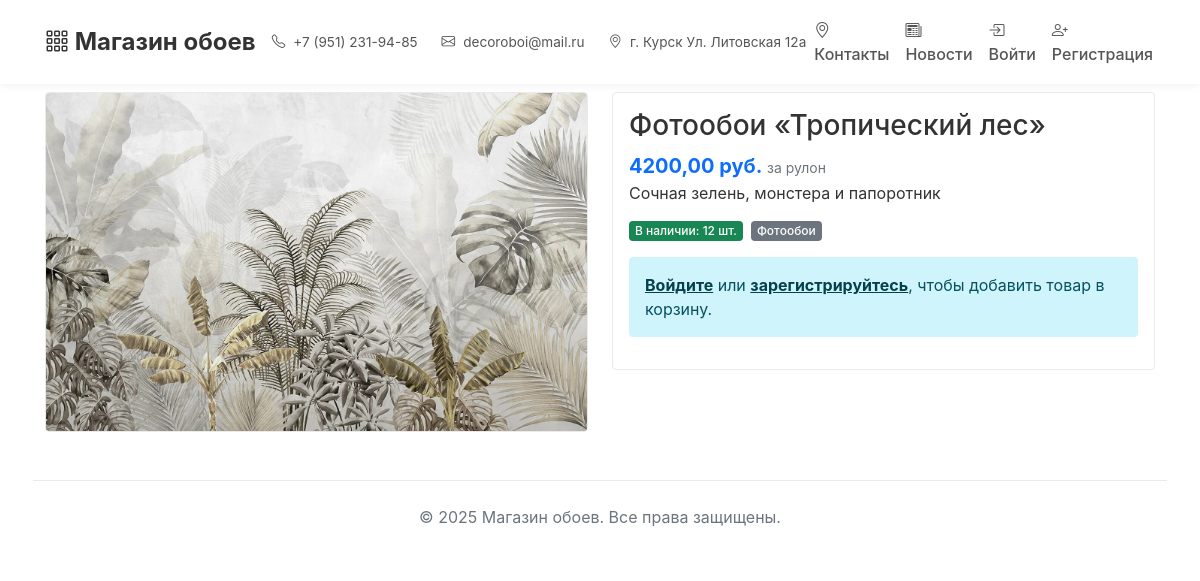
Page /product/24/ on the committed database.
### store/models.py (models this page shows, shortened)
class Product(models.Model):
    name = models.CharField(max_length=200)
    description = models.TextField(blank=True)
    price = models.DecimalField(max_digits=10, decimal_places=2)
    image = models.ImageField(upload_to="products/")
    stock = models.PositiveIntegerField(default=0)
    created_at = models.DateTimeField(auto_now_add=True)
    updated_at = models.DateTimeField(auto_now=True)
    category = models.ForeignKey(
        Category,
        on_delete=models.CASCADE,
        related_name="products"
    )
    is_featured = models.BooleanField(
        default=False,
        verbose_name='Рекомендуемый товар',
        help_text='Отметьте, если товар должен отображаться в рекомендованных')
    class Meta:
        verbose_name = "Товар"
        verbose_name_plural = "Товары"
        ordering = ['-created_at']  # Добавлено для стандартной сортировки

class Category(models.Model):
    name = models.CharField(max_length=100, unique=True)
    slug = models.SlugField(unique=True, blank=True, null=True)
    description = models.TextField(blank=True)
    class Meta:
        verbose_name = "Категория"
        verbose_name_plural = "Категории"
        ordering = ['name']

### store/views.py (the view)
# urls.py: path('product/<int:product_id>/', views.product_detail, name='product_detail'),
def product_detail(request, product_id):
    product = get_object_or_404(Product, id=product_id)
    context = {'product': product}
    return render(request, 'store/product_detail.html', context)

### store/context_processors.py (called while the page is built)
def cart_items_count(request):
    if request.user.is_authenticated:
        try:
            cart = Cart.objects.get(user=request.user)
            count = cart.items.count()
        except Cart.DoesNotExist:
            count = 0
    else:
        count = 0
    return {'cart_items_count': count}

def user_processor(request):
    return {'current_user': request.user}

### store/templates/store/product_detail.html
{% extends 'store/base.html' %}
{% block content %}
<div class="row">
    <div class="col-md-6">
        <div class="card">
            <img src="{{ product.image.url }}" class="card-img-top product-image" alt="{{ product.name }}">
        </div>
    </div>
    <div class="col-md-6">
        <div class="card">
            <div class="card-body">
                <h1 class="h3">{{ product.name }}</h1>
                <div>
                <span class="lead text-primary fw-bold">{{ product.price }} руб.</span>
                <small class="text-muted">за рулон</small>
                <div>
                <p class="mb-3">{{ product.description }}</p>
                <div class="d-flex align-items-center mb-3">
                    <span class="badge bg-success me-2">В наличии: {{ product.stock }} шт.</span>
                    <span class="badge bg-secondary">{{ product.category.name }}</span>
                </div>
                {% if user.is_authenticated %}
                <form method="post" action="{% url 'add_to_cart' product.id %}">
                    {% csrf_token %}
                    <div class="row g-3 align-items-center mb-4">
                        <div class="col-auto">
                            <button type="submit" class="btn btn-primary btn-lg">Добавить в корзину</button>
                        </div>
                    </div>
                </form>
                {% else %}
                <div class="alert alert-info">
                    <a href="{% url 'login' %}" class="alert-link">Войдите</a> или
                    <a href="{% url 'register' %}" class="alert-link">зарегистрируйтесь</a>, чтобы добавить товар в корзину.
                </div>
                {% endif %}
            </div>
        </div>
    </div>
</div>
{% endblock %}

### store/templates/store/base.html (style rules this page uses)
:root { --primary-color: #4e73df; --secondary-color: #6c757d; --light-bg: #ffffff; --border-color: #eaeaea; }
body { background-color: var(--light-bg); font-family: -apple-system, BlinkMacSystemFont, 'Segoe UI', Roboto, sans-serif; color: #333; display: flex; flex-direction: column; min-height: 100vh; }
.card { border: 1px solid var(--border-color); border-radius: 4px; transition: all 0.2s ease; overflow: hidden; }
.card-body { padding: 1rem; }
.product-image { width: 100%; height: auto; object-fit: cover; }
.badge { border-radius: 4px; padding: 0.35em 0.5em; font-weight: 500; }
.alert { border-radius: 4px; border: none; padding: 1rem; }

### rows in the picture
Product: image (picture), name "Фотообои «Тропический лес»", price "4200,00", description "Сочная зелень, монстера и папоротник", stock "12", category.name "Фотообои"
